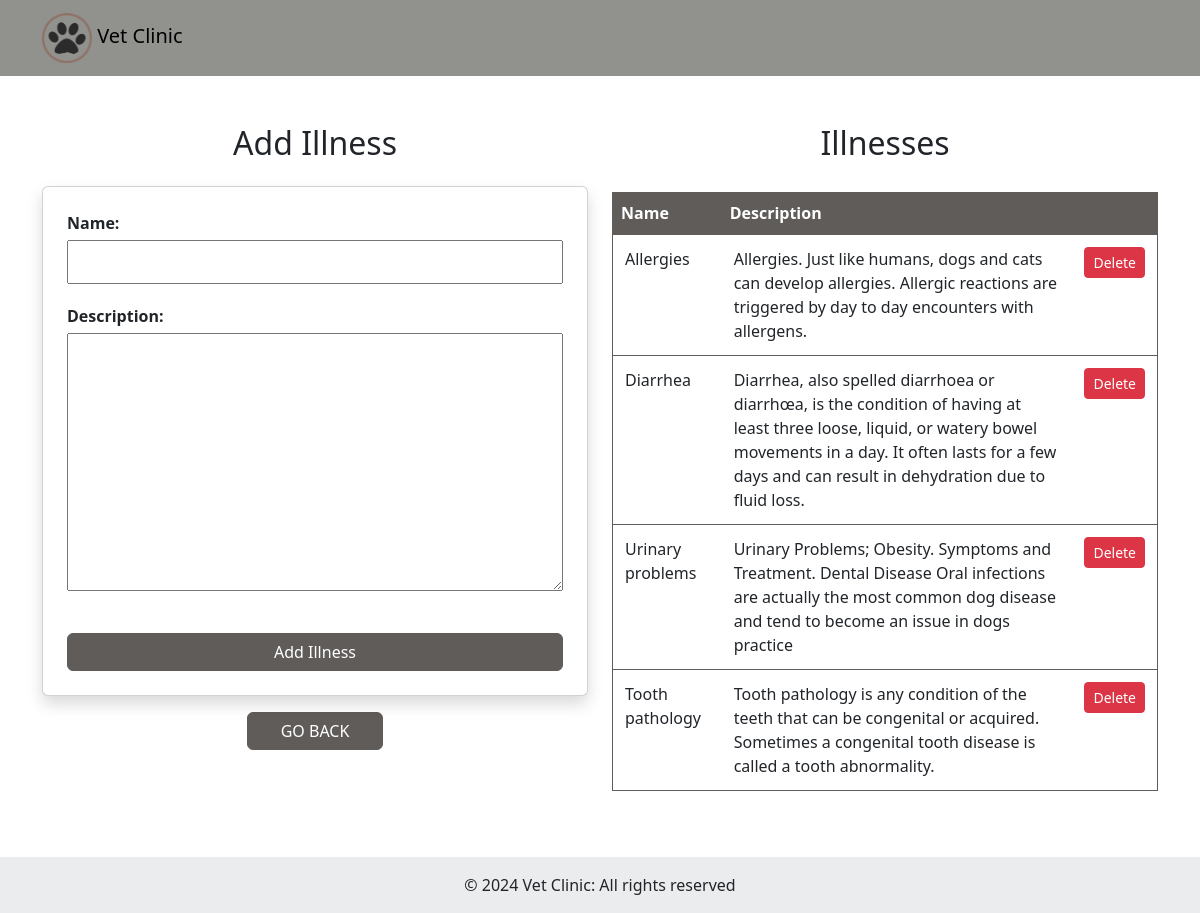
The page /doctor/illneses (signed in) on the database its author committed.
### vet/models.py (models this page shows, shortened)
class Illness(models.Model):
    name = models.CharField(max_length=100)
    description = models.TextField(max_length=500)

### vet/views.py (the view)
# urls.py: path('doctor/illneses', views.change_illness, name='illnesses'),
@login_required()
def change_illness(request):
    if request.method == 'POST':
        if 'delete_illness' in request.POST:
            illness = Illness.objects.get(pk=request.POST['delete_illness'])
            illness.delete()
            return redirect('illnesses')
        else:
            form = IllnessForm(request.POST)
            if form.is_valid():
                form.save()
                return redirect('illnesses')
    else:
        form = IllnessForm()
    context = {
        'form': form,
        'illnesses': Illness.objects.all()
    }
    return render(request, 'illnesses.html', context)

### vet/forms.py
class IllnessForm(forms.ModelForm):
    class Meta:
        model = Illness
        fields = ['name', 'description']

### vet/templates/illnesses.html (shortened to what this page needs)
{% load static %}
<!DOCTYPE html>
<html lang="en">
<head>
    <link rel="stylesheet" href="{% static 'styles/base.css' %}">
    <link rel="stylesheet" href="{% static 'styles/form.css' %}">
    <link href="https://cdn.jsdelivr.net/npm/bootstrap@5.3.0/dist/css/bootstrap.min.css" rel="stylesheet">
</head>
<body>
    <nav class="navbar navbar-expand-lg">
        <div class="container">
            <a class="navbar-brand" href="{% url 'index' %}">
                <img src="{% static 'logo.png' %}" alt="Vet Clinic Logo" width="50" height="50">
                Vet Clinic
            </a>
        </div>
    </nav>
    <div class="container mt-5">
        <div class="row">
            <div class="col-md-6">
                <h2 class="text-center mb-4">Add Illness</h2>
                <form method="post" class="card p-4 shadow">
                    <div class="fieldWrapper">
                        <label>Name:</label>
                        {{ form.name }}
                    </div>
                    <div class="fieldWrapper">
                        <label>Description:</label>
                        {{ form.description }}
                    </div>
                    <button type="submit" class="btn btn-primary w-100 mt-3">Add Illness</button>
                </form>
                <div class="col text-center">
                    <a class="btn btn-primary w-25 mt-3" href="{% url 'doctor-main' %}">GO BACK</a>
                </div>
            </div>
            <div class="col-md-6">
                <h2 class="text-center mb-4">Illnesses</h2>
                <table class="table" style="margin-top: 30px;">
                    <thead>
                        <tr>
                            <th>Name</th>
                            <th>Description</th>
                        </tr>
                    </thead>
                    <tbody>
                        {% for illness in illnesses %}
                        <tr>
                            <td>{{ illness.name }}</td>
                            <td>{{ illness.description }}</td>
                            <td>
                                <form method="post" style="display: inline;">
                                    <button type="submit" class="btn btn-danger btn-sm">Delete</button>
                                </form>
                            </td>
                        </tr>
                        {% endfor %}
                    </tbody>
                </table>
            </div>
        </div>
    </div>
    <footer class="bg-light text-center text-lg-start">
        <div class="text-center p-3" style="background-color: rgba(0, 0, 0, 0.05); margin-top: 50px; ">
            © 2024 Vet Clinic: All rights reserved
        </div>
    </footer>
</body>
</html>

### vet/static/styles/base.css (style rules this page uses)
.btn.btn-primary { background-color: #605c5a; border-color: #605c5a; }
.table { background-color: #605c5a !important; border: 1px solid #605c5a !important; }
.table th { background-color: #605c5a !important; color: #ffffff !important; border-bottom: 2px solid #605c5a !important; }
.table td { padding: 0.75rem !important; border-top: 1px solid #605c5a !important; }
body .navbar.navbar-expand-lg { background-color: #91918e !important; color: #ffffff; }

### vet/static/styles/form.css (style rules this page uses)
.fieldWrapper { margin-bottom: 20px; }
.fieldWrapper label { font-weight: bold; display: block; margin-bottom: 5px; }
.fieldWrapper input, .fieldWrapper textarea { width: 100%; padding: 8px; }

### rows shown on the page
Illness: name "Allergies", description "Allergies. Just like humans, dogs and cats can develop allergies. Allergic reactions are triggered by day to day encounters with allergens."
Illness: name "Diarrhea", description "Diarrhea, also spelled diarrhoea or diarrhœa, is the condition of having at least three loose, liquid, or watery bowel movements in a day. It often lasts for a few days and can result in dehydration due to fluid loss."
Illness: name "Urinary problems", description "Urinary Problems; Obesity. Symptoms and Treatment. Dental Disease Oral infections are actually the most common dog disease and tend to become an issue in dogs practice"
Illness: name "Tooth pathology", description "Tooth pathology is any condition of the teeth that can be congenital or acquired. Sometimes a congenital tooth disease is called a tooth abnormality."
